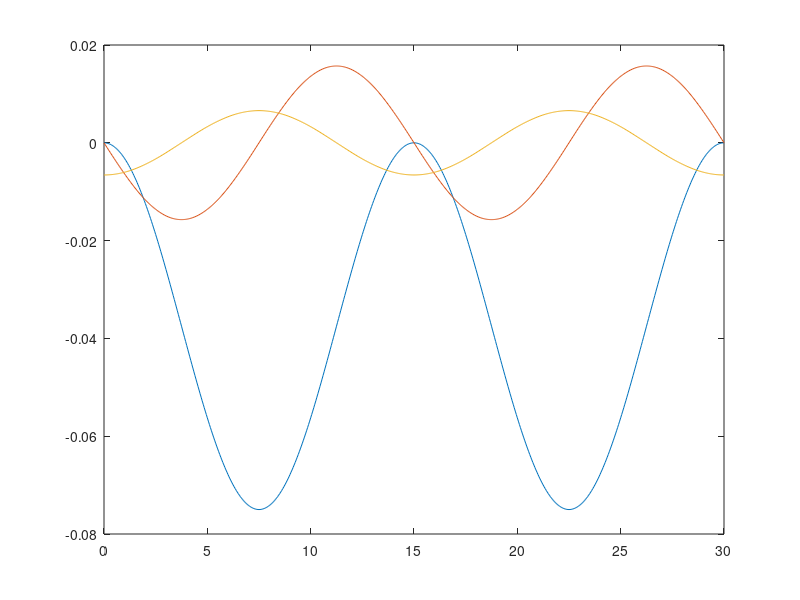

MATLAB code to generate this figure:
dt=0.05;
t = 0:dt:30;

T = 15;
w = 2*pi*1/T;
x = -0.0375*sin(w*t-pi/2)-0.0375;

xdot = -0.0375*w*cos(w*t-pi/2);
xddot = 0.0375*w^2*sin(w*t-pi/2);

plot(t,x);
hold all
plot(t,xdot);
plot(t,xddot)
